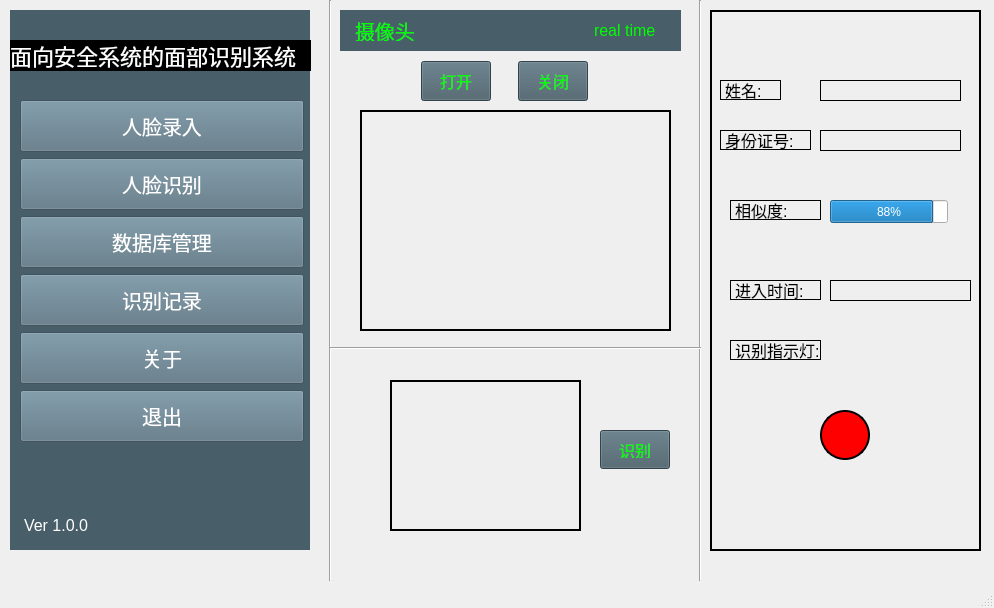
<?xml version="1.0" encoding="UTF-8"?>
<ui version="4.0">
 <class>MainWindow</class>
 <widget class="QMainWindow" name="MainWindow">
  <property name="geometry">
   <rect>
    <x>0</x>
    <y>0</y>
    <width>994</width>
    <height>608</height>
   </rect>
  </property>
  <property name="windowTitle">
   <string>面向安全系统的面部识别系统</string>
  </property>
  <widget class="QWidget" name="centralwidget">
   <widget class="Line" name="line_1">
    <property name="geometry">
     <rect>
      <x>320</x>
      <y>0</y>
      <width>20</width>
      <height>581</height>
     </rect>
    </property>
    <property name="orientation">
     <enum>Qt::Vertical</enum>
    </property>
   </widget>
   <widget class="QLabel" name="label_title">
    <property name="geometry">
     <rect>
      <x>10</x>
      <y>40</y>
      <width>301</width>
      <height>31</height>
     </rect>
    </property>
    <property name="font">
     <font>
      <family>Microsoft YaHei UI</family>
      <pointsize>-1</pointsize>
     </font>
    </property>
    <property name="styleSheet">
     <string notr="true">background-color: black;
color: white;
font-size: 22px;
 qproperty-alignment: AlignCenter;</string>
    </property>
    <property name="text">
     <string>面向安全系统的面部识别系统</string>
    </property>
    <property name="wordWrap">
     <bool>false</bool>
    </property>
   </widget>
   <widget class="QLabel" name="label_bg1">
    <property name="geometry">
     <rect>
      <x>10</x>
      <y>10</y>
      <width>300</width>
      <height>540</height>
     </rect>
    </property>
    <property name="styleSheet">
     <string notr="true">background-color: rgb(72, 94, 105);
 color:rgb(72, 94, 105);
 font-size: 20px; padding: 10px;</string>
    </property>
    <property name="text">
     <string/>
    </property>
   </widget>
   <widget class="QLabel" name="label_version">
    <property name="geometry">
     <rect>
      <x>10</x>
      <y>500</y>
      <width>300</width>
      <height>50</height>
     </rect>
    </property>
    <property name="styleSheet">
     <string notr="true">background-color: rgb(72, 94, 105);
    color: rgb(255, 255, 255);
    font-size: 16px;
    padding: 10px;
    min-width: 260px;
    min-height: 30px;
 qproperty-alignment: AlignCenter;</string>
    </property>
    <property name="text">
     <string>Ver 1.0.0</string>
    </property>
   </widget>
   <widget class="QWidget" name="verticalLayoutWidget">
    <property name="geometry">
     <rect>
      <x>20</x>
      <y>100</y>
      <width>284</width>
      <height>344</height>
     </rect>
    </property>
    <layout class="QVBoxLayout" name="verticalLayout">
     <item>
      <widget class="QPushButton" name="pushButton_faceInput">
       <property name="styleSheet">
        <string notr="true">  background-color:rgb(90, 116, 131);
    color: rgb(255, 255, 255);
    font-size: 20px;
    padding: 10px;
    min-width: 260px;
    min-height: 30px;
 qproperty-alignment: AlignCenter;</string>
       </property>
       <property name="text">
        <string>人脸录入</string>
       </property>
      </widget>
     </item>
     <item>
      <widget class="QPushButton" name="pushButton_face_recog">
       <property name="styleSheet">
        <string notr="true">  background-color:rgb(90, 116, 131);
    color: rgb(255, 255, 255);
    font-size: 20px;
    padding: 10px;
    min-width: 260px;
    min-height: 30px;
 qproperty-alignment: AlignCenter;</string>
       </property>
       <property name="text">
        <string>人脸识别</string>
       </property>
      </widget>
     </item>
     <item>
      <widget class="QPushButton" name="pushButton_database">
       <property name="styleSheet">
        <string notr="true">  background-color:rgb(90, 116, 131);
    color: rgb(255, 255, 255);
    font-size: 20px;
    padding: 10px;
    min-width: 260px;
    min-height: 30px;
 qproperty-alignment: AlignCenter;</string>
       </property>
       <property name="text">
        <string>数据库管理</string>
       </property>
      </widget>
     </item>
     <item>
      <widget class="QPushButton" name="pushButton_record">
       <property name="styleSheet">
        <string notr="true">  background-color:rgb(90, 116, 131);
    color: rgb(255, 255, 255);
    font-size: 20px;
    padding: 10px;
    min-width: 260px;
    min-height: 30px;
 qproperty-alignment: AlignCenter;</string>
       </property>
       <property name="text">
        <string>识别记录</string>
       </property>
      </widget>
     </item>
     <item>
      <widget class="QPushButton" name="pushButton_about">
       <property name="styleSheet">
        <string notr="true">  background-color:rgb(90, 116, 131);
    color: rgb(255, 255, 255);
    font-size: 20px;
    padding: 10px;
    min-width: 260px;
    min-height: 30px;
 qproperty-alignment: AlignCenter;</string>
       </property>
       <property name="text">
        <string>关于</string>
       </property>
      </widget>
     </item>
     <item>
      <widget class="QPushButton" name="pushButton_quit">
       <property name="styleSheet">
        <string notr="true">  background-color:rgb(90, 116, 131);
    color: rgb(255, 255, 255);
    font-size: 20px;
    padding: 10px;
    min-width: 260px;
    min-height: 30px;
 qproperty-alignment: AlignCenter;</string>
       </property>
       <property name="text">
        <string>退出</string>
       </property>
      </widget>
     </item>
    </layout>
   </widget>
   <widget class="QLabel" name="label_time">
    <property name="geometry">
     <rect>
      <x>580</x>
      <y>10</y>
      <width>101</width>
      <height>41</height>
     </rect>
    </property>
    <property name="styleSheet">
     <string notr="true">background-color: rgb(72, 94, 105);
 color:rgb(0, 255, 0);
 font-size: 16px; padding: 10px;
 qproperty-alignment: AlignCenter;</string>
    </property>
    <property name="text">
     <string>real time</string>
    </property>
   </widget>
   <widget class="QLabel" name="label_bg2">
    <property name="geometry">
     <rect>
      <x>340</x>
      <y>10</y>
      <width>341</width>
      <height>41</height>
     </rect>
    </property>
    <property name="styleSheet">
     <string notr="true">background-color: rgb(72, 94, 105);
 color:rgb(0, 255, 0);
 font-size: 20px; padding: 10px;</string>
    </property>
    <property name="text">
     <string>摄像头</string>
    </property>
   </widget>
   <widget class="QProgressBar" name="progressBar">
    <property name="geometry">
     <rect>
      <x>830</x>
      <y>200</y>
      <width>118</width>
      <height>23</height>
     </rect>
    </property>
    <property name="value">
     <number>88</number>
    </property>
    <property name="invertedAppearance">
     <bool>false</bool>
    </property>
    <property name="textDirection">
     <enum>QProgressBar::TopToBottom</enum>
    </property>
    <property name="format">
     <string>%p%</string>
    </property>
   </widget>
   <widget class="Line" name="line_2">
    <property name="geometry">
     <rect>
      <x>690</x>
      <y>0</y>
      <width>20</width>
      <height>581</height>
     </rect>
    </property>
    <property name="orientation">
     <enum>Qt::Vertical</enum>
    </property>
   </widget>
   <widget class="QWidget" name="horizontalLayoutWidget">
    <property name="geometry">
     <rect>
      <x>400</x>
      <y>60</y>
      <width>211</width>
      <height>42</height>
     </rect>
    </property>
    <layout class="QHBoxLayout" name="horizontalLayout">
     <item>
      <widget class="QPushButton" name="pushButton_open">
       <property name="maximumSize">
        <size>
         <width>70</width>
         <height>40</height>
        </size>
       </property>
       <property name="styleSheet">
        <string notr="true">background-color: rgb(72, 94, 105);
 color:rgb(0, 255, 0);
 font-size: 16px; padding: 10px;</string>
       </property>
       <property name="text">
        <string>打开</string>
       </property>
      </widget>
     </item>
     <item>
      <widget class="QPushButton" name="pushButton_close">
       <property name="maximumSize">
        <size>
         <width>70</width>
         <height>40</height>
        </size>
       </property>
       <property name="styleSheet">
        <string notr="true">background-color: rgb(72, 94, 105);
 color:rgb(0, 255, 0);
 font-size: 16px; padding: 10px;</string>
       </property>
       <property name="text">
        <string>关闭</string>
       </property>
      </widget>
     </item>
    </layout>
   </widget>
   <widget class="QLabel" name="label_camera">
    <property name="geometry">
     <rect>
      <x>360</x>
      <y>110</y>
      <width>311</width>
      <height>221</height>
     </rect>
    </property>
    <property name="styleSheet">
     <string notr="true">border: 2px solid black;</string>
    </property>
    <property name="text">
     <string/>
    </property>
   </widget>
   <widget class="QLabel" name="label_recog_result">
    <property name="geometry">
     <rect>
      <x>390</x>
      <y>380</y>
      <width>191</width>
      <height>151</height>
     </rect>
    </property>
    <property name="autoFillBackground">
     <bool>false</bool>
    </property>
    <property name="styleSheet">
     <string notr="true">border: 2px solid black;</string>
    </property>
    <property name="text">
     <string/>
    </property>
   </widget>
   <widget class="Line" name="line">
    <property name="geometry">
     <rect>
      <x>330</x>
      <y>340</y>
      <width>371</width>
      <height>16</height>
     </rect>
    </property>
    <property name="orientation">
     <enum>Qt::Horizontal</enum>
    </property>
   </widget>
   <widget class="QPushButton" name="pushButton_open_2">
    <property name="geometry">
     <rect>
      <x>600</x>
      <y>430</y>
      <width>70</width>
      <height>39</height>
     </rect>
    </property>
    <property name="maximumSize">
     <size>
      <width>70</width>
      <height>40</height>
     </size>
    </property>
    <property name="styleSheet">
     <string notr="true">background-color: rgb(72, 94, 105);
 color:rgb(0, 255, 0);
 font-size: 16px; padding: 10px;</string>
    </property>
    <property name="text">
     <string>识别</string>
    </property>
   </widget>
   <widget class="QLabel" name="label_recog_result_2">
    <property name="geometry">
     <rect>
      <x>710</x>
      <y>10</y>
      <width>271</width>
      <height>541</height>
     </rect>
    </property>
    <property name="autoFillBackground">
     <bool>false</bool>
    </property>
    <property name="styleSheet">
     <string notr="true">border: 2px solid black;</string>
    </property>
    <property name="text">
     <string/>
    </property>
   </widget>
   <widget class="QLabel" name="label">
    <property name="geometry">
     <rect>
      <x>720</x>
      <y>80</y>
      <width>61</width>
      <height>20</height>
     </rect>
    </property>
    <property name="styleSheet">
     <string notr="true">
    color: rgb(0, 0, 0);
    font-size: 16px;
 qproperty-alignment: AlignCenter;
border: 1px solid black;</string>
    </property>
    <property name="text">
     <string>姓名:</string>
    </property>
   </widget>
   <widget class="QLabel" name="label_name">
    <property name="geometry">
     <rect>
      <x>820</x>
      <y>80</y>
      <width>141</width>
      <height>21</height>
     </rect>
    </property>
    <property name="styleSheet">
     <string notr="true">
    color: rgb(0, 0, 0);
    font-size: 16px;
    padding: 10px;
 qproperty-alignment: AlignCenter;
border: 1px solid black;</string>
    </property>
    <property name="text">
     <string/>
    </property>
   </widget>
   <widget class="QLabel" name="label_name_2">
    <property name="geometry">
     <rect>
      <x>820</x>
      <y>130</y>
      <width>141</width>
      <height>21</height>
     </rect>
    </property>
    <property name="styleSheet">
     <string notr="true">
    color: rgb(0, 0, 0);
    font-size: 16px;
    padding: 10px;
 qproperty-alignment: AlignCenter;
border: 1px solid black;</string>
    </property>
    <property name="text">
     <string/>
    </property>
   </widget>
   <widget class="QLabel" name="label_2">
    <property name="geometry">
     <rect>
      <x>720</x>
      <y>130</y>
      <width>91</width>
      <height>20</height>
     </rect>
    </property>
    <property name="styleSheet">
     <string notr="true">
    color: rgb(0, 0, 0);
    font-size: 16px;
 qproperty-alignment: AlignCenter;
border: 1px solid black;</string>
    </property>
    <property name="text">
     <string>身份证号:</string>
    </property>
   </widget>
   <widget class="QLabel" name="label_3">
    <property name="geometry">
     <rect>
      <x>730</x>
      <y>200</y>
      <width>91</width>
      <height>20</height>
     </rect>
    </property>
    <property name="styleSheet">
     <string notr="true">
    color: rgb(0, 0, 0);
    font-size: 16px;
 qproperty-alignment: AlignCenter;
border: 1px solid black;</string>
    </property>
    <property name="text">
     <string>相似度:</string>
    </property>
   </widget>
   <widget class="QLabel" name="label_4">
    <property name="geometry">
     <rect>
      <x>730</x>
      <y>280</y>
      <width>91</width>
      <height>20</height>
     </rect>
    </property>
    <property name="styleSheet">
     <string notr="true">
    color: rgb(0, 0, 0);
    font-size: 16px;
 qproperty-alignment: AlignCenter;
border: 1px solid black;</string>
    </property>
    <property name="text">
     <string>进入时间:</string>
    </property>
   </widget>
   <widget class="QLabel" name="label_name_3">
    <property name="geometry">
     <rect>
      <x>830</x>
      <y>280</y>
      <width>141</width>
      <height>21</height>
     </rect>
    </property>
    <property name="styleSheet">
     <string notr="true">
    color: rgb(0, 0, 0);
    font-size: 16px;
    padding: 10px;
 qproperty-alignment: AlignCenter;
border: 1px solid black;</string>
    </property>
    <property name="text">
     <string/>
    </property>
   </widget>
   <widget class="QLabel" name="label_5">
    <property name="geometry">
     <rect>
      <x>730</x>
      <y>340</y>
      <width>91</width>
      <height>20</height>
     </rect>
    </property>
    <property name="styleSheet">
     <string notr="true">
    color: rgb(0, 0, 0);
    font-size: 16px;
 qproperty-alignment: AlignCenter;
border: 1px solid black;</string>
    </property>
    <property name="text">
     <string>识别指示灯:</string>
    </property>
   </widget>
   <widget class="QFrame" name="frame">
    <property name="geometry">
     <rect>
      <x>820</x>
      <y>410</y>
      <width>50</width>
      <height>50</height>
     </rect>
    </property>
    <property name="maximumSize">
     <size>
      <width>50</width>
      <height>50</height>
     </size>
    </property>
    <property name="styleSheet">
     <string notr="true">background-color: red; border-radius: 25px; border: 2px solid black;</string>
    </property>
    <property name="frameShape">
     <enum>QFrame::StyledPanel</enum>
    </property>
    <property name="frameShadow">
     <enum>QFrame::Raised</enum>
    </property>
   </widget>
   <zorder>label_recog_result_2</zorder>
   <zorder>label_bg2</zorder>
   <zorder>label_bg1</zorder>
   <zorder>line_1</zorder>
   <zorder>label_title</zorder>
   <zorder>label_version</zorder>
   <zorder>verticalLayoutWidget</zorder>
   <zorder>label_time</zorder>
   <zorder>progressBar</zorder>
   <zorder>line_2</zorder>
   <zorder>horizontalLayoutWidget</zorder>
   <zorder>label_camera</zorder>
   <zorder>label_recog_result</zorder>
   <zorder>line</zorder>
   <zorder>pushButton_open_2</zorder>
   <zorder>label</zorder>
   <zorder>label_name</zorder>
   <zorder>label_name_2</zorder>
   <zorder>label_2</zorder>
   <zorder>label_3</zorder>
   <zorder>label_4</zorder>
   <zorder>label_name_3</zorder>
   <zorder>label_5</zorder>
   <zorder>frame</zorder>
  </widget>
  <widget class="QStatusBar" name="statusbar"/>
 </widget>
 <resources/>
 <connections/>
</ui>
